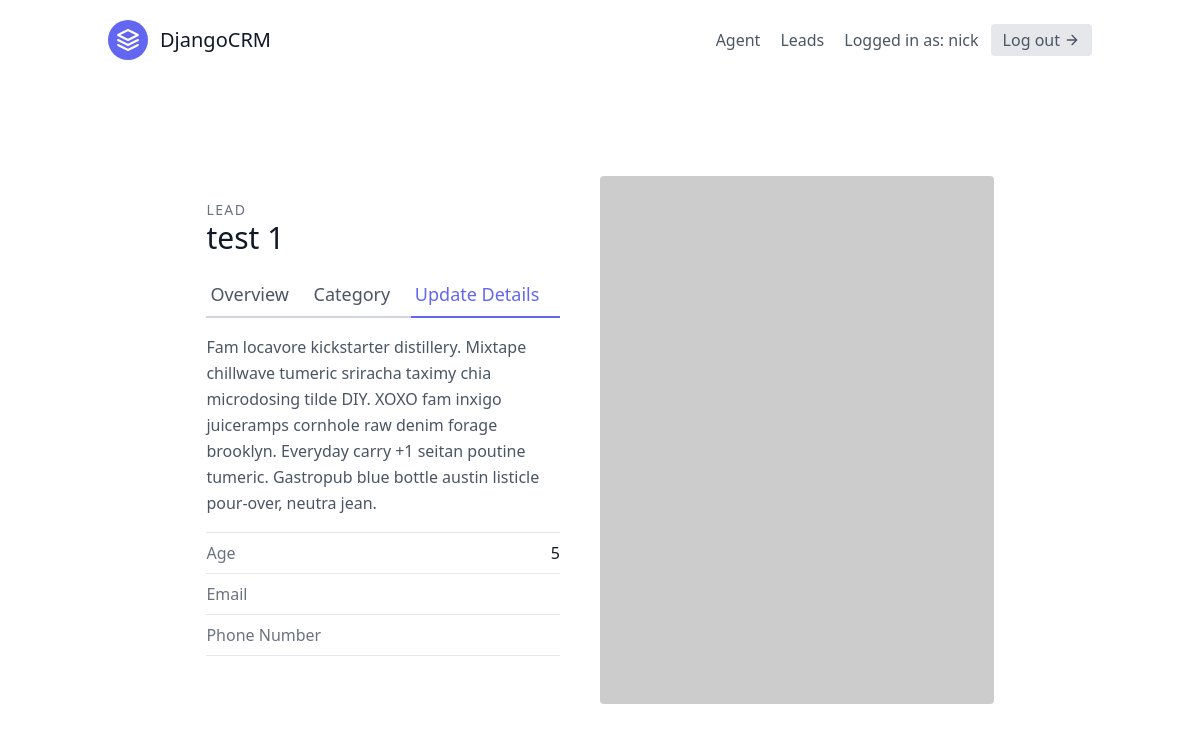
/website/1/ (signed in), run on the app's committed database.
### website/models.py (models this page shows, shortened)
class User(AbstractUser):
    is_organiser = models.BooleanField(default=True)  # just for setting the permissions
    is_agent = models.BooleanField(default=False)

class Lead(models.Model):
    first_name = models.CharField(max_length=20)
    last_name = models.CharField(max_length=20)
    age = models.IntegerField(default=0)
    organisation = models.ForeignKey(UserProfile, on_delete=models.CASCADE)
    agent = models.ForeignKey("Agent", null=True, blank=True, on_delete=models.SET_NULL)  # every lead have just 1 agent
    category = models.ForeignKey("Category", related_name="leads", null=True, blank=True, on_delete=models.SET_NULL)
    date_added = models.DateTimeField(auto_now_add=True)
    email = models.EmailField()
    phone_number = models.CharField(max_length=20)
    description = models.TextField()

### website/views.py (the view)
# urls.py: path('<int:pk>/', LeadDetailView.as_view(), name='lead-detail'),
class LeadDetailView(LoginRequiredMixin, generic.DetailView):
    template_name = "website/lead_detail.html"
    context_object_name = "lead"
    def get_queryset(self):
        user = self.request.user
        if user.is_organiser:  # checking if the organiser
            queryset = Lead.objects.filter(organisation=user.userprofile)  # checking the organisation by userprofile
        else:
            queryset = Lead.objects.filter(organisation=user.agent.organisation)  # if we are an agents
            queryset = queryset.filter(agent__user=user)
        return queryset

### templates/website/lead_detail.html (shortened to what this page needs)
{% extends "base.html" %}
{% block content %}
<section class="text-gray-600 body-font overflow-hidden">
  <div class="container px-5 py-24 mx-auto">
    <div class="lg:w-4/5 mx-auto flex flex-wrap">
      <div class="lg:w-1/2 w-full lg:pr-10 lg:py-6 mb-6 lg:mb-0">
        <h2 class="text-sm title-font text-gray-500 tracking-widest">LEAD</h2>
        <h1 class="text-gray-900 text-3xl title-font font-medium mb-4">{{ lead.first_name }} {{ lead.last_name }}</h1>
        <div class="flex mb-4">
            <a href="{% url 'website:lead-detail' lead.pk %}" class="flex-grow border-b-2 border-gray-300 py-2 text-lg px-1">
              Overview
            </a>
            <a href="{%  url 'website:lead-category-update' lead.pk %}" class="flex-grow border-b-2 border-gray-300 py-2 text-lg px-1">
              Category
            </a>
            <a href="{% url 'website:lead-update' lead.pk %}" class="flex-grow text-indigo-500 border-b-2 border-indigo-500 py-2 text-lg px-1">
              Update Details
            </a>
        </div>
        <p class="leading-relaxed mb-4">Fam locavore kickstarter distillery. Mixtape chillwave tumeric sriracha taximy chia microdosing tilde DIY. XOXO fam inxigo juiceramps cornhole raw denim forage brooklyn. Everyday carry +1 seitan poutine tumeric. Gastropub blue bottle austin listicle pour-over, neutra jean.</p>
        <div class="flex border-t border-gray-200 py-2">
          <span class="text-gray-500">Age</span>
          <span class="ml-auto text-gray-900">{{ lead.age }}</span>
        </div>
        <div class="flex border-t border-gray-200 py-2">
          <span class="text-gray-500">Email</span>
        </div>
        <div class="flex border-t border-b mb-6 border-gray-200 py-2">
          <span class="text-gray-500">Phone Number</span>
        </div>
      </div>
      <img alt="ecommerce" class="lg:w-1/2 w-full lg:h-auto h-64 object-cover object-center rounded" src="https://dummyimage.com/400x400">
    </div>
  </div>
</section>
{% endblock content %}

### templates/navbar.html (shortened to what this page needs)
<header class="text-gray-600 body-font">
    <div class="container mx-auto flex flex-wrap p-5 flex-col md:flex-row items-center">
        <a class="flex title-font font-medium items-center text-gray-900 mb-4 md:mb-0">
          <svg xmlns="http://www.w3.org/2000/svg" fill="none" stroke="currentColor" stroke-linecap="round" stroke-linejoin="round" stroke-width="2" class="w-10 h-10 text-white p-2 bg-indigo-500 rounded-full" viewBox="0 0 24 24">
            <path d="M12 2L2 7l10 5 10-5-10-5zM2 17l10 5 10-5M2 12l10 5 10-5"></path>
          </svg>
          <span class="ml-3 text-xl">DjangoCRM</span>
        </a>
        <nav class="md:ml-auto flex flex-wrap items-center text-base justify-center">
            {% if not request.user.is_authenticated %}
                <a href="{% url 'signup' %}" class="mr-5 hover:text-gray-900">
                    Sign Up
                </a>
            {% else %}
                {% if request.user.is_organiser %}
                    <a href="{% url "agents:agent-list" %}" class="mr-5 hover:text-gray-900">
                        Agent
                    </a>
                {% endif %}
                <a href="{% url "website:lead-list" %}" class="mr-5 hover:text-gray-900">
                    Leads
                </a>
            {% endif %}
        </nav>
        {% if request.user.is_authenticated %}
            Logged in as: {{ request.user.username }}
            <a href="{% url 'logout' %}" class="ml-3 inline-flex items-center bg-gray-200 border-0 py-1 px-3 focus:outline-none hover:bg-gray-300 rounded text-base mt-4 md:mt-0">
                Log out
                <svg fill="none" stroke="currentColor" stroke-linecap="round" stroke-linejoin="round" stroke-width="2" class="w-4 h-4 ml-1" viewBox="0 0 24 24">
                    <path d="M5 12h14M12 5l7 7-7 7"></path>
                </svg>
            </a>
        {% endif %}
    </div>
</header>

### data on the page
User: user.username "nick"
Lead: first_name "test", last_name "1", age "5"
